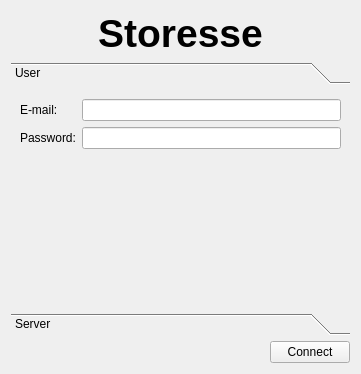
<?xml version="1.0" encoding="UTF-8"?>
<ui version="4.0">
 <class>LoginWidget</class>
 <widget class="QWidget" name="LoginWidget">
  <property name="geometry">
   <rect>
    <x>0</x>
    <y>0</y>
    <width>361</width>
    <height>374</height>
   </rect>
  </property>
  <property name="windowTitle">
   <string notr="true">Storesse Login</string>
  </property>
  <property name="windowIcon">
   <iconset resource="../resources/resources.qrc">
    <normaloff>:/icons/logo.svg</normaloff>:/icons/logo.svg</iconset>
  </property>
  <layout class="QVBoxLayout" name="verticalLayout">
   <item>
    <widget class="QLabel" name="storesseLabel">
     <property name="font">
      <font>
       <pointsize>29</pointsize>
       <weight>75</weight>
       <bold>true</bold>
      </font>
     </property>
     <property name="text">
      <string notr="true">Storesse</string>
     </property>
     <property name="alignment">
      <set>Qt::AlignCenter</set>
     </property>
    </widget>
   </item>
   <item>
    <widget class="QToolBox" name="toolBox">
     <property name="currentIndex">
      <number>0</number>
     </property>
     <widget class="QWidget" name="userPage">
      <property name="geometry">
       <rect>
        <x>0</x>
        <y>0</y>
        <width>343</width>
        <height>201</height>
       </rect>
      </property>
      <attribute name="label">
       <string>User</string>
      </attribute>
      <layout class="QFormLayout" name="formLayout">
       <item row="0" column="1">
        <widget class="QLineEdit" name="emailLineEdit">
         <property name="maxLength">
          <number>50</number>
         </property>
        </widget>
       </item>
       <item row="0" column="0">
        <widget class="QLabel" name="emailLabel">
         <property name="text">
          <string>E-mail:</string>
         </property>
        </widget>
       </item>
       <item row="1" column="0">
        <widget class="QLabel" name="passwordLabel">
         <property name="text">
          <string>Password:</string>
         </property>
        </widget>
       </item>
       <item row="1" column="1">
        <widget class="QLineEdit" name="passwordLineEdit">
         <property name="maxLength">
          <number>60</number>
         </property>
         <property name="echoMode">
          <enum>QLineEdit::Password</enum>
         </property>
        </widget>
       </item>
      </layout>
     </widget>
     <widget class="QWidget" name="serverPage">
      <property name="geometry">
       <rect>
        <x>0</x>
        <y>0</y>
        <width>343</width>
        <height>201</height>
       </rect>
      </property>
      <attribute name="label">
       <string>Server</string>
      </attribute>
      <layout class="QFormLayout" name="formLayout_2">
       <item row="0" column="0">
        <widget class="QLabel" name="hostnameLabel">
         <property name="text">
          <string>Hostname:</string>
         </property>
        </widget>
       </item>
       <item row="0" column="1">
        <widget class="QLineEdit" name="hostnameLineEdit"/>
       </item>
       <item row="1" column="0">
        <widget class="QLabel" name="portLabel">
         <property name="text">
          <string>Port:</string>
         </property>
        </widget>
       </item>
       <item row="1" column="1">
        <widget class="QSpinBox" name="portSpinBox">
         <property name="maximum">
          <number>65535</number>
         </property>
         <property name="value">
          <number>4000</number>
         </property>
        </widget>
       </item>
       <item row="2" column="0">
        <widget class="QCheckBox" name="sslCheckBox">
         <property name="text">
          <string notr="true">SSL</string>
         </property>
         <property name="checked">
          <bool>true</bool>
         </property>
        </widget>
       </item>
      </layout>
     </widget>
    </widget>
   </item>
   <item>
    <layout class="QHBoxLayout" name="horizontalLayout">
     <item>
      <spacer name="horizontalSpacer">
       <property name="orientation">
        <enum>Qt::Horizontal</enum>
       </property>
       <property name="sizeHint" stdset="0">
        <size>
         <width>40</width>
         <height>20</height>
        </size>
       </property>
      </spacer>
     </item>
     <item>
      <widget class="QPushButton" name="pushButton">
       <property name="text">
        <string>Connect</string>
       </property>
      </widget>
     </item>
    </layout>
   </item>
  </layout>
 </widget>
 <resources>
  <include location="../resources/resources.qrc"/>
 </resources>
 <connections>
  <connection>
   <sender>emailLineEdit</sender>
   <signal>returnPressed()</signal>
   <receiver>passwordLineEdit</receiver>
   <slot>setFocus()</slot>
   <hints>
    <hint type="sourcelabel">
     <x>142</x>
     <y>123</y>
    </hint>
    <hint type="destinationlabel">
     <x>142</x>
     <y>161</y>
    </hint>
   </hints>
  </connection>
  <connection>
   <sender>passwordLineEdit</sender>
   <signal>returnPressed()</signal>
   <receiver>pushButton</receiver>
   <slot>click()</slot>
   <hints>
    <hint type="sourcelabel">
     <x>296</x>
     <y>160</y>
    </hint>
    <hint type="destinationlabel">
     <x>326</x>
     <y>360</y>
    </hint>
   </hints>
  </connection>
  <connection>
   <sender>pushButton</sender>
   <signal>clicked()</signal>
   <receiver>LoginWidget</receiver>
   <slot>connect()</slot>
   <hints>
    <hint type="sourcelabel">
     <x>349</x>
     <y>347</y>
    </hint>
    <hint type="destinationlabel">
     <x>355</x>
     <y>312</y>
    </hint>
   </hints>
  </connection>
 </connections>
 <slots>
  <slot>connect()</slot>
 </slots>
</ui>
